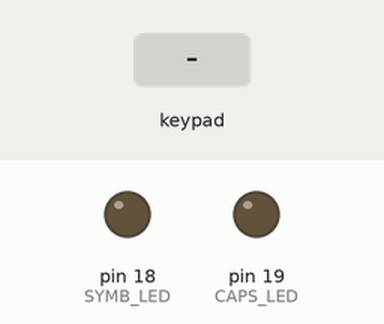
This sketch was run on a simulated SparkFun Pro Micro, built with avr-gcc and run on an emulated ATmega32U4. Parts: output pins drawn as LEDs (lit = HIGH). The inputs (shaded band) are chosen by the test bench. USB keyboard and mouse output is not drawn.

Above: at 2.7 s.
2.8 s: key '!' pressed
At 3.5 s:
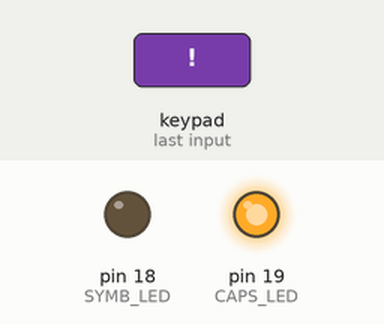
4.3 s: key '"' pressed
At 5.5 s:
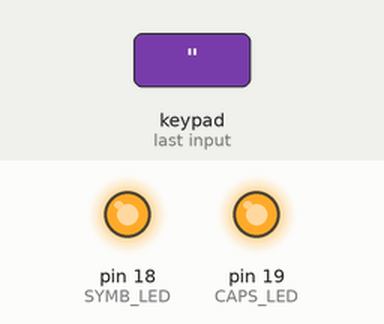
5.8 s: key '!' pressed
At 6.8 s:
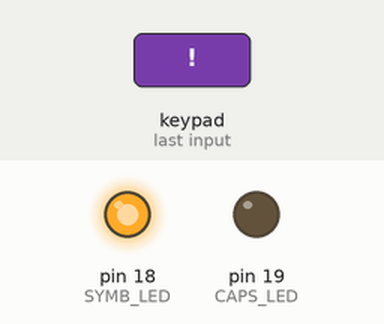
Timing chart, 0 to 8.8 s (numbered marks = the images above; inputs shaded):
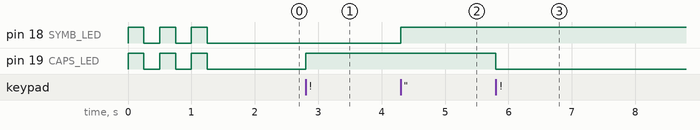

Measured:
- after the input at 2.8 s, pin 19 (CAPS_LED): LOW → HIGH at once
- after the input at 4.3 s, pin 18 (SYMB_LED): LOW → HIGH at once
- after the input at 5.8 s, pin 19 (CAPS_LED): HIGH → LOW at once

The sketch:

Micro_Keyboard.ino
```cpp
//****************************************************
//This is for the Keyboard Matrix for sale
//on Tindie.com from Cyber City Circuits.
//This is built around the Arduino Pro Micro.
//Use this any way you see fit.
//www.CyberCityCircuits.com
//
//V 1.0 - Initial Upload
//V 1.1 - Update provided by Tindie User 'bb6834f5'
//****************************************************

#include <Keypad.h>
#include <Keyboard.h>

int CAPS_LED = 19;
int SYMB_LED = 18;

int CAPSLOCK = 0;
int SYMBLOCK = 0;

int bShiftPressed = 0;
int bIgnoreShiftState = 0;
int bShiftDebug = 1;

const byte ROWS = 4;
const byte COLS = 10;

byte rowPins[ROWS] = {10, 16, 14, 15}; //connect to the row pinouts of the keypad
byte colPins[COLS] = {9, 8, 7, 6, 5, 4, 3, 2, 1, 0}; //connect to the column pinouts of the keypad

//KEY LAYOUT
//           COL1 COL2 COL3 COL4 COL5 COL6 COL7 COL8 COL9 COL10
//           PIN9 PIN8 PIN7 PIN6 PIN5 PIN4 PIN3 PIN2 PIN1 PIN0
//ROW1 PIN10   Q    W    E    R    T    Y    U    I    P    O
//ROW2 PIN16   A    S    D    F    G    H    J    K   bck   L
//ROW3 PIN14  shf   Z    X    C    V    B    N    M   ent   =
//ROW4 PIN15 ctrl alt caps symb  del  spc left   up  down right

//SYMBOL LAYOUT
//           COL1 COL2 COL3 COL4 COL5 COL6 COL7 COL8 COL9 COL10
//           PIN9 PIN8 PIN7 PIN6 PIN5 PIN4 PIN3 PIN2 PIN1 PIN0
//ROW1 PIN10   #    1    2    3    (    )    _    -    @    +
//ROW2 PIN16   *    4    5    6    /    :    ;    ’  bck    "
//ROW3 PIN14   0    7    8    9    ?    !    ,    .  ent    $
//ROW4 PIN15 ctrl alt caps symb  del  spc left   up down right

byte keys[ROWS][COLS] = {
{ 1,  2,  3,  4,  5,  6,  7,  8,  9, 10},
{11, 12, 13, 14, 15, 16, 17, 18, 19, 20},
{21, 22, 23, 24, 25, 26, 27, 28, 29, 30},
{31, 32, 33, 34, 35, 36, 37, 38, 39, 40}
};

Keypad keypad = Keypad( makeKeymap(keys), rowPins, colPins, ROWS, COLS );

void setup() {
  TXLED1; RXLED1; // macros to turn TX/RX LEDs off on Pro Micro

  Serial.begin(9600);
  pinMode(CAPS_LED, OUTPUT);
  pinMode(SYMB_LED, OUTPUT);

  digitalWrite (CAPS_LED, HIGH); digitalWrite (SYMB_LED, HIGH); delay(250);
  digitalWrite (CAPS_LED, LOW); digitalWrite (SYMB_LED, LOW); delay(250);

  digitalWrite (CAPS_LED, HIGH); digitalWrite (SYMB_LED, HIGH); delay(250);
  digitalWrite (CAPS_LED, LOW); digitalWrite (SYMB_LED, LOW); delay(250);

  digitalWrite (CAPS_LED, HIGH); digitalWrite (SYMB_LED, HIGH); delay(250);
  digitalWrite (CAPS_LED, LOW); digitalWrite (SYMB_LED, LOW); delay(250);

  Keyboard.begin();
}

void loop() {
  TXLED1; RXLED1; //macros to turn TX/RX LEDs off on Pro Micro

  if (CAPSLOCK == 1){digitalWrite(CAPS_LED, HIGH);}
  else{digitalWrite(CAPS_LED,LOW);}

  if (SYMBLOCK == 1){digitalWrite(SYMB_LED, HIGH);}
  else{digitalWrite(SYMB_LED,LOW);}

  char key = keypad.getKey();

  if (key != NO_KEY) {

    if (key ==  1) {if (SYMBLOCK == 1){Keyboard.write('#');}else{Keyboard.write('q');}}
    if (key ==  2) {if (SYMBLOCK == 1){Keyboard.write('1');}else{Keyboard.write('w');}}
    if (key ==  3) {if (SYMBLOCK == 1){Keyboard.write('2');}else{Keyboard.write('e');}}
    if (key ==  4) {if (SYMBLOCK == 1){Keyboard.write('3');}else{Keyboard.write('r');}}
    if (key ==  5) {if (SYMBLOCK == 1){Keyboard.write('(');}else{Keyboard.write('t');}}
    if (key ==  6) {if (SYMBLOCK == 1){Keyboard.write(')');}else{Keyboard.write('y');}}
    if (key ==  7) {if (SYMBLOCK == 1){Keyboard.write('_');}else{Keyboard.write('u');}}
    if (key ==  8) {if (SYMBLOCK == 1){Keyboard.write('-');}else{Keyboard.write('i');}}
    if (key ==  9) {if (SYMBLOCK == 1){Keyboard.write('@');}else{Keyboard.write('p');}}
    if (key == 10) {if (SYMBLOCK == 1){Keyboard.write('+');}else{Keyboard.write('o');}}

    if (key == 11) {if (SYMBLOCK == 1){Keyboard.write('*');}else{Keyboard.write('a');}}
    if (key == 12) {if (SYMBLOCK == 1){Keyboard.write('4');}else{Keyboard.write('s');}}
    if (key == 13) {if (SYMBLOCK == 1){Keyboard.write('5');}else{Keyboard.write('d');}}
    if (key == 14) {if (SYMBLOCK == 1){Keyboard.write('6');}else{Keyboard.write('f');}}
    if (key == 15) {if (SYMBLOCK == 1){Keyboard.write('/');}else{Keyboard.write('g');}}
    if (key == 16) {if (SYMBLOCK == 1){Keyboard.write(':');}else{Keyboard.write('h');}}
    if (key == 17) {if (SYMBLOCK == 1){Keyboard.write(';');}else{Keyboard.write('j');}}
    if (key == 18) {if (SYMBLOCK == 1){Keyboard.write("'");}else{Keyboard.write('k');}}
    if (key == 19) {
      Keyboard.press(KEY_BACKSPACE); //backspace
      Keyboard.release(KEY_BACKSPACE); //backspace
    }
    if (key == 20) {if (SYMBLOCK == 1){Keyboard.write('"');}else{Keyboard.write('l');}}

    if (key == 21) {if (SYMBLOCK == 1){Keyboard.write('0');}else{
      if (bShiftPressed == 0) {         // if we're not currently pressing Shift, press it
        Keyboard.press(KEY_LEFT_SHIFT);
        bShiftPressed = 1;              // tell code that Shift is being pressed
      } else if (bShiftPressed == 1){   // if we're currently pressing Shift, release it
        Keyboard.release(KEY_LEFT_SHIFT);
        bShiftPressed = 0;              // tell code that Shift has been released
      }
      if (bShiftDebug == 1){ReportShiftState();}  // if we're debugging Shift, report its state via serial
      bIgnoreShiftState = 1;  // temporarily stop caring about ShiftState -- this will allow Shift to be held down until after the next key is pressed
      }
    }
    if (key == 22) {if (SYMBLOCK == 1){Keyboard.write('7');}else{Keyboard.write('z');}}
    if (key == 23) {if (SYMBLOCK == 1){Keyboard.write('8');}else{Keyboard.write('x');}}
    if (key == 24) {if (SYMBLOCK == 1){Keyboard.write('9');}else{Keyboard.write('c');}}
    if (key == 25) {if (SYMBLOCK == 1){Keyboard.write('?');}else{Keyboard.write('v');}}
    if (key == 26) {if (SYMBLOCK == 1){Keyboard.write('!');}else{Keyboard.write('b');}}
    if (key == 27) {if (SYMBLOCK == 1){Keyboard.write(',');}else{Keyboard.write('n');}}
    if (key == 28) {if (SYMBLOCK == 1){Keyboard.write('.');}else{Keyboard.write('m');}}
    if (key == 29) {Keyboard.press(KEY_RETURN);Keyboard.release(KEY_RETURN);}             //Enter Key
    if (key == 30) {if (SYMBLOCK == 1){Keyboard.write('$');}else{Keyboard.write('=');}}

    if (key == 31) {Keyboard.write(KEY_LEFT_CTRL); Keyboard.release(KEY_LEFT_CTRL);}      //CTRL Key
    if (key == 32) {Keyboard.write(KEY_LEFT_ALT);Keyboard.release(KEY_LEFT_ALT);}         //Alt Key
    if (key == 33) {if (CAPSLOCK == 0){CAPSLOCK = 1;}else{CAPSLOCK = 0;}                  //Caps Lock Key
                    Keyboard.press(KEY_CAPS_LOCK);Keyboard.release(KEY_CAPS_LOCK);}
    if (key == 34) {if (SYMBLOCK == 0){SYMBLOCK = 1;}else{SYMBLOCK = 0;}}
    if (key == 35) {Keyboard.press(KEY_DELETE); Keyboard.release(KEY_DELETE);}            //Delete Key
    if (key == 36) {Keyboard.write(' ');}
    if (key == 37) {Keyboard.press(KEY_LEFT_ARROW); Keyboard.release(KEY_LEFT_ARROW);}    //Left Direction Key
    if (key == 38) {Keyboard.press(KEY_UP_ARROW); Keyboard.release(KEY_UP_ARROW);}        //Up Direction Key
    if (key == 39) {Keyboard.press(KEY_RIGHT_ARROW); Keyboard.release(KEY_RIGHT_ARROW);}  //Right Direction Key
    if (key == 40) {Keyboard.press(KEY_DOWN_ARROW); Keyboard.release(KEY_DOWN_ARROW);}    //Down Direction Key

    if (bShiftPressed == 1 && bIgnoreShiftState == 0 ){ // if Shift key is being pressed, and we care
        Keyboard.release(KEY_LEFT_SHIFT);   // release Shift key
        bShiftPressed = 0;  // tell code that Shift has been released
        if (bShiftDebug == 1){ReportShiftState();}  // if we're debugging Shift, report its state via serial
    }
      bIgnoreShiftState = 0;  // start caring about ShiftState again -- this will allow Shift to be released after the next key is pressed
  }
}

void ReportShiftState() {
  Serial.print("bShiftPressed = ");
  Serial.println(bShiftPressed);
}
```
